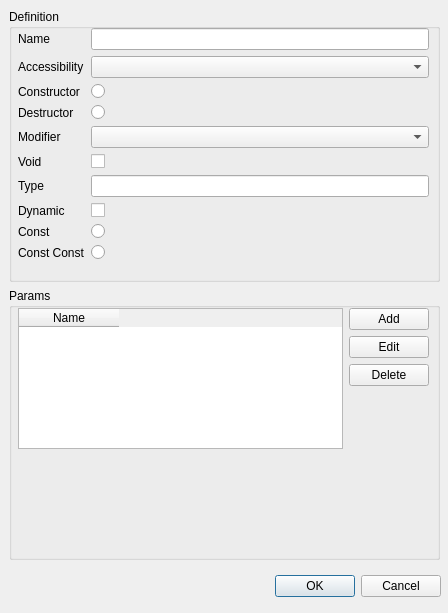
<?xml version="1.0" encoding="UTF-8"?>
<ui version="4.0">
 <class>MethodDialog</class>
 <widget class="QDialog" name="MethodDialog">
  <property name="geometry">
   <rect>
    <x>0</x>
    <y>0</y>
    <width>448</width>
    <height>613</height>
   </rect>
  </property>
  <property name="windowTitle">
   <string>Dialog</string>
  </property>
  <widget class="QDialogButtonBox" name="buttonBox">
   <property name="geometry">
    <rect>
     <x>10</x>
     <y>570</y>
     <width>431</width>
     <height>32</height>
    </rect>
   </property>
   <property name="orientation">
    <enum>Qt::Horizontal</enum>
   </property>
   <property name="standardButtons">
    <set>QDialogButtonBox::Cancel|QDialogButtonBox::Ok</set>
   </property>
  </widget>
  <widget class="QWidget" name="gridLayoutWidget">
   <property name="geometry">
    <rect>
     <x>9</x>
     <y>9</y>
     <width>431</width>
     <height>551</height>
    </rect>
   </property>
   <layout class="QGridLayout" name="gridLayout">
    <item row="0" column="0">
     <widget class="QGroupBox" name="groupBox">
      <property name="title">
       <string>Definition</string>
      </property>
      <widget class="QWidget" name="formLayoutWidget">
       <property name="geometry">
        <rect>
         <x>9</x>
         <y>19</y>
         <width>411</width>
         <height>241</height>
        </rect>
       </property>
       <layout class="QFormLayout" name="formLayout">
        <item row="0" column="0">
         <widget class="QLabel" name="nameLabel">
          <property name="text">
           <string>Name</string>
          </property>
         </widget>
        </item>
        <item row="0" column="1">
         <widget class="QLineEdit" name="nameLineEdit"/>
        </item>
        <item row="1" column="0">
         <widget class="QLabel" name="accessibilityLabel">
          <property name="text">
           <string>Accessibility</string>
          </property>
         </widget>
        </item>
        <item row="1" column="1">
         <widget class="QComboBox" name="accessibilityComboBox"/>
        </item>
        <item row="2" column="0">
         <widget class="QLabel" name="constructorLabel">
          <property name="text">
           <string>Constructor</string>
          </property>
         </widget>
        </item>
        <item row="2" column="1">
         <widget class="QRadioButton" name="constructorRadioButton"/>
        </item>
        <item row="3" column="0">
         <widget class="QLabel" name="destructorLabel">
          <property name="text">
           <string>Destructor</string>
          </property>
         </widget>
        </item>
        <item row="3" column="1">
         <widget class="QRadioButton" name="destructorRadioButton"/>
        </item>
        <item row="4" column="0">
         <widget class="QLabel" name="modifierLabel">
          <property name="text">
           <string>Modifier</string>
          </property>
         </widget>
        </item>
        <item row="4" column="1">
         <widget class="QComboBox" name="modifierComboBox"/>
        </item>
        <item row="5" column="0">
         <widget class="QLabel" name="voidLabel">
          <property name="text">
           <string>Void</string>
          </property>
         </widget>
        </item>
        <item row="5" column="1">
         <widget class="QCheckBox" name="voidCheckBox"/>
        </item>
        <item row="6" column="0">
         <widget class="QLabel" name="typeLabel">
          <property name="text">
           <string>Type</string>
          </property>
         </widget>
        </item>
        <item row="6" column="1">
         <widget class="QLineEdit" name="typeLineEdit"/>
        </item>
        <item row="7" column="0">
         <widget class="QLabel" name="dynamicLabel">
          <property name="text">
           <string>Dynamic</string>
          </property>
         </widget>
        </item>
        <item row="7" column="1">
         <widget class="QCheckBox" name="dynamicCheckBox"/>
        </item>
        <item row="8" column="0">
         <widget class="QLabel" name="constLabel">
          <property name="text">
           <string>Const</string>
          </property>
         </widget>
        </item>
        <item row="8" column="1">
         <widget class="QRadioButton" name="constRadioButton"/>
        </item>
        <item row="9" column="0">
         <widget class="QLabel" name="constConstLabel">
          <property name="text">
           <string>Const Const</string>
          </property>
         </widget>
        </item>
        <item row="9" column="1">
         <widget class="QRadioButton" name="constConstRadioButton"/>
        </item>
       </layout>
      </widget>
     </widget>
    </item>
    <item row="1" column="0">
     <widget class="QGroupBox" name="groupBox_2">
      <property name="title">
       <string>Params</string>
      </property>
      <widget class="QWidget" name="horizontalLayoutWidget">
       <property name="geometry">
        <rect>
         <x>9</x>
         <y>20</y>
         <width>411</width>
         <height>141</height>
        </rect>
       </property>
       <layout class="QHBoxLayout" name="horizontalLayout">
        <item>
         <widget class="QTableWidget" name="tableWidget">
          <column>
           <property name="text">
            <string>Name</string>
           </property>
          </column>
         </widget>
        </item>
        <item>
         <layout class="QVBoxLayout" name="verticalLayout">
          <item>
           <widget class="QPushButton" name="pushButton_2">
            <property name="text">
             <string>Add</string>
            </property>
           </widget>
          </item>
          <item>
           <widget class="QPushButton" name="pushButton">
            <property name="text">
             <string>Edit</string>
            </property>
           </widget>
          </item>
          <item>
           <widget class="QPushButton" name="pushButton_3">
            <property name="text">
             <string>Delete</string>
            </property>
           </widget>
          </item>
          <item>
           <spacer name="verticalSpacer">
            <property name="orientation">
             <enum>Qt::Vertical</enum>
            </property>
            <property name="sizeHint" stdset="0">
             <size>
              <width>20</width>
              <height>40</height>
             </size>
            </property>
           </spacer>
          </item>
         </layout>
        </item>
       </layout>
      </widget>
     </widget>
    </item>
   </layout>
  </widget>
 </widget>
 <resources/>
 <connections>
  <connection>
   <sender>buttonBox</sender>
   <signal>accepted()</signal>
   <receiver>MethodDialog</receiver>
   <slot>accept()</slot>
   <hints>
    <hint type="sourcelabel">
     <x>248</x>
     <y>254</y>
    </hint>
    <hint type="destinationlabel">
     <x>157</x>
     <y>274</y>
    </hint>
   </hints>
  </connection>
  <connection>
   <sender>buttonBox</sender>
   <signal>rejected()</signal>
   <receiver>MethodDialog</receiver>
   <slot>reject()</slot>
   <hints>
    <hint type="sourcelabel">
     <x>316</x>
     <y>260</y>
    </hint>
    <hint type="destinationlabel">
     <x>286</x>
     <y>274</y>
    </hint>
   </hints>
  </connection>
 </connections>
</ui>
